Frame 1 (no input): blank canvas, image omitted
Frame 60 (no input): blank canvas, image omitted
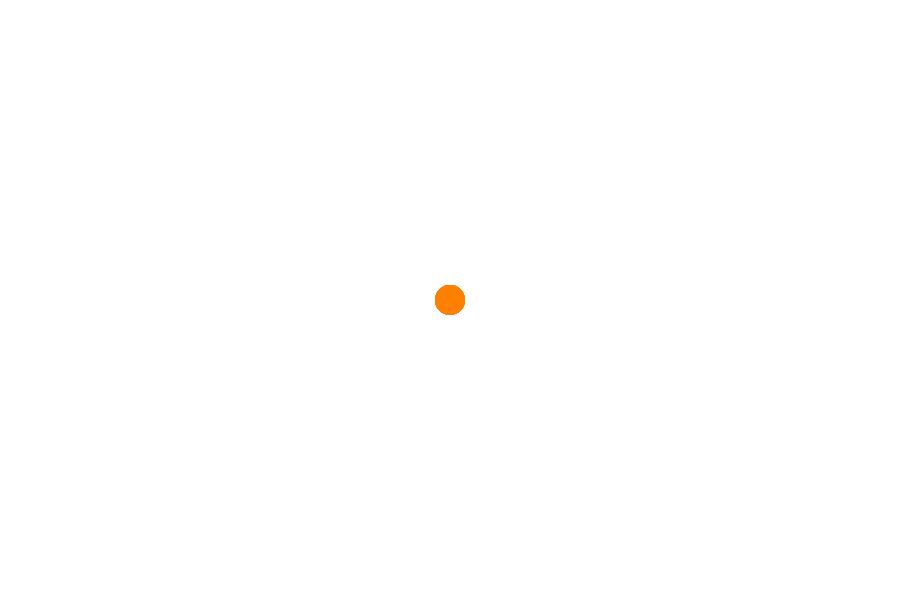
Frame 120 (the mouse pressed at the canvas centre since frame 60)

The p5.js sketch whose frames 1 and 60 were blank and that drew this single picture after the mouse press (run headless with seeded random() and noise() and a simulated clock; from frame 60 on, the mouse is pressed at the canvas centre):

// p5.js sketch
// ── sketch.js
function setup() {
  // put setup code here
  createCanvas(900,600);
  angleMode(DEGREES);
  noStroke();
}

var segmentsX = []
var segmentsY = []

function draw() {
  // put drawing code here
  background(255);
  fill(255,128,0)
  if (segmentsX.length > 10) {
    segmentsX.shift()
    segmentsY.shift()
  }
  segmentsX.push(mouseX)
  segmentsY.push(mouseY)
  for (i=0; i<segmentsY.length; i++) {
    circle(segmentsX[i],segmentsY[i],30)
  }
}
